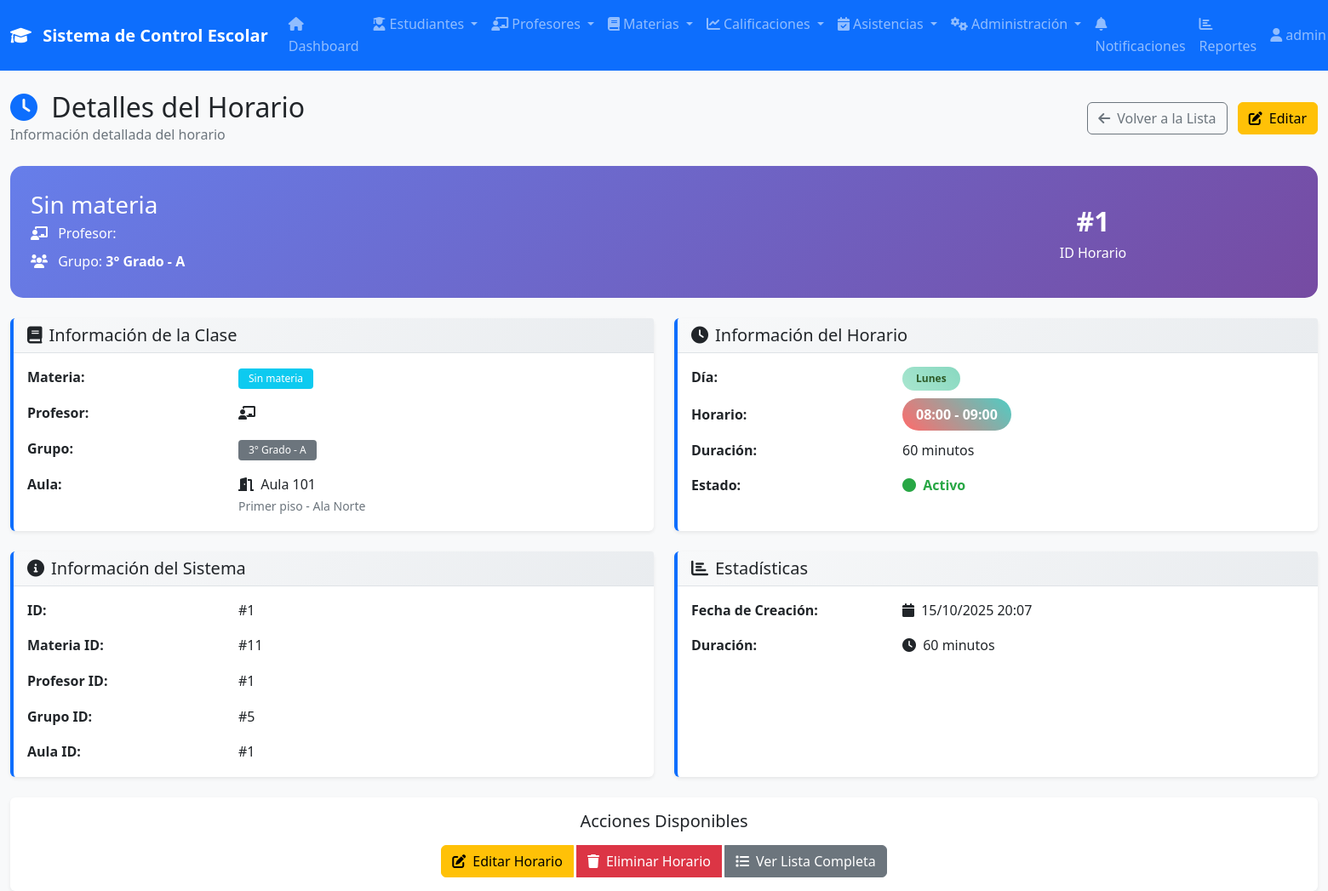
/modules/horarios/ver.php?id=1 (signed in), run on the app's committed database.
### tables this page shows
CREATE TABLE IF NOT EXISTS `horarios` (
  `id` int NOT NULL AUTO_INCREMENT,
  `materia_id` int NOT NULL,
  `profesor_id` int NOT NULL,
  `grupo_id` int NOT NULL,
  `aula_id` int NOT NULL,
  `dia_semana` enum('lunes','martes','miercoles','jueves','viernes','sabado') NOT NULL,
  `hora_inicio` time NOT NULL,
  `hora_fin` time NOT NULL,
  `estado` enum('activo','inactivo') NOT NULL DEFAULT 'activo',
  `fecha_creacion` timestamp NULL DEFAULT CURRENT_TIMESTAMP,
  PRIMARY KEY (`id`),
  KEY `materia_id` (`materia_id`),
  KEY `profesor_id` (`profesor_id`),
  KEY `grupo_id` (`grupo_id`),
  KEY `aula_id` (`aula_id`),
  KEY `idx_horarios_dia_hora` (`dia_semana`,`hora_inicio`)
);

CREATE TABLE IF NOT EXISTS `grados` (
  `id` int NOT NULL AUTO_INCREMENT,
  `nombre` varchar(50) NOT NULL,
  `descripcion` text,
  `estado` enum('activo','inactivo') NOT NULL DEFAULT 'activo',
  `fecha_creacion` timestamp NULL DEFAULT CURRENT_TIMESTAMP,
  PRIMARY KEY (`id`)
);

CREATE TABLE IF NOT EXISTS `grupos` (
  `id` int NOT NULL AUTO_INCREMENT,
  `nombre` varchar(10) NOT NULL,
  `grado_id` int NOT NULL,
  `capacidad` int DEFAULT '30',
  `estado` enum('activo','inactivo') NOT NULL DEFAULT 'activo',
  `fecha_creacion` timestamp NULL DEFAULT CURRENT_TIMESTAMP,
  PRIMARY KEY (`id`),
  KEY `grado_id` (`grado_id`)
);

CREATE TABLE IF NOT EXISTS `aulas` (
  `id` int NOT NULL AUTO_INCREMENT,
  `nombre` varchar(50) NOT NULL,
  `ubicacion` varchar(100) DEFAULT NULL,
  `capacidad` int DEFAULT '30',
  `tipo` enum('aula','laboratorio','biblioteca','gimnasio') NOT NULL DEFAULT 'aula',
  `estado` enum('activo','inactivo','mantenimiento') NOT NULL DEFAULT 'activo',
  `fecha_creacion` timestamp NULL DEFAULT CURRENT_TIMESTAMP,
  PRIMARY KEY (`id`)
);

### modules/horarios/ver.php (the view, shortened to what the rows shown need)
<?php
$page_title = 'Detalles del Horario';
$horario_id = isset($_GET['id']) ? (int)$_GET['id'] : 0;
try {
    $pdo = conectarDB();
    $sql = "
        SELECT
            h.*,
            m.nombre as materia_nombre,
            p.nombre as profesor_nombre, p.apellido_paterno as profesor_apellido,
            g.nombre as grupo_nombre, gr.nombre as grado_nombre,
            a.nombre as aula_nombre, a.ubicacion as aula_ubicacion
        FROM horarios h
        LEFT JOIN materias m ON h.materia_id = m.id
        LEFT JOIN profesores p ON h.profesor_id = p.id
        LEFT JOIN grupos g ON h.grupo_id = g.id
        LEFT JOIN grados gr ON g.grado_id = gr.id
        LEFT JOIN aulas a ON h.aula_id = a.id
        WHERE h.id = ?
    ";
    $stmt = $pdo->prepare($sql);
    $stmt->execute([$horario_id]);
    $horario = $stmt->fetch(PDO::FETCH_ASSOC);
} catch (Exception $e) {
    $_SESSION['error'] = 'Error al cargar los datos del horario: ' . $e->getMessage();
    redirect('index.php');
}
include __DIR__ . '/../../includes/navbar.php';
?>
<!DOCTYPE html>
<html lang="es">
<head>
    <link href="https://cdn.jsdelivr.net/npm/bootstrap@5.1.3/dist/css/bootstrap.min.css" rel="stylesheet">
    <link href="https://cdnjs.cloudflare.com/ajax/libs/font-awesome/6.0.0/css/all.min.css" rel="stylesheet">
    <link href="../../assets/css/style.css" rel="stylesheet">
</head>
<body>
    <div class="container-fluid mt-4">
        <div class="row">
            <div class="col-12">
                <div class="d-flex justify-content-between align-items-center mb-4">
                    <div>
                        <h2 class="mb-0">
                            <i class="fas fa-clock me-2 text-primary"></i>
                            <?php echo $page_title; ?>
                        </h2>
                    </div>
                </div>
                <div class="horario-header p-4 mb-4">
                    <div class="row align-items-center">
                        <div class="col-md-8">
                            <p class="mb-0">
                                <i class="fas fa-users me-2"></i>
                                Grupo: <strong><?php echo htmlspecialchars($horario['grado_nombre'] ?? '') . ' - ' . htmlspecialchars($horario['grupo_nombre'] ?? 'Sin grupo'); ?></strong>
                            </p>
                        </div>
                        <div class="col-md-4 text-end">
                            <div class="stat-item">
                                <div class="stat-value text-white">#<?php echo $horario['id']; ?></div>
                                <div>ID Horario</div>
                            </div>
                        </div>
                    </div>
                </div>
                <div class="row">
                    <div class="col-lg-6 mb-4">
                        <div class="card info-card h-100">
                            <div class="card-body">
                                <div class="row mb-3">
                                    <div class="col-sm-8">
                                        <span class="badge bg-secondary">
                                            <?php echo htmlspecialchars($horario['grado_nombre'] ?? '') . ' - ' . htmlspecialchars($horario['grupo_nombre'] ?? 'Sin grupo'); ?>
                                        </span>
                                    </div>
                                </div>
                                <div class="row">
                                    <div class="col-sm-4">
                                        <strong>Aula:</strong>
                                    </div>
                                    <div class="col-sm-8">
                                        <i class="fas fa-door-open me-1"></i>
                                        <?php echo htmlspecialchars($horario['aula_nombre'] ?? 'Sin aula'); ?>
                                        <?php if ($horario['aula_ubicacion']): ?>
                                        <br><small class="text-muted"><?php echo htmlspecialchars($horario['aula_ubicacion']); ?></small>
                                        <?php endif; ?>
                                    </div>
                                </div>
                            </div>
                        </div>
                    </div>
                    <div class="col-lg-6 mb-4">
                        <div class="card info-card h-100">
                            <div class="card-body">
                                <div class="row mb-3">
                                    <div class="col-sm-8">
                                        <span class="badge dia-badge">
                                            <?php echo ucfirst($horario['dia_semana']); ?>
                                        </span>
                                    </div>
                                </div>
                                <div class="row mb-3">
                                    <div class="col-sm-8">
                                        <span class="hora-badge">
                                            <?php echo date('H:i', strtotime($horario['hora_inicio'])); ?> -
                                            <?php echo date('H:i', strtotime($horario['hora_fin'])); ?>
                                        </span>
                                    </div>
                                </div>
                                <div class="row mb-3">
                                    <div class="col-sm-4">
                                        <strong>Duración:</strong>
                                    </div>
                                    <div class="col-sm-8">
                                        <?php
                                        $inicio = strtotime($horario['hora_inicio']);
                                        $fin = strtotime($horario['hora_fin']);
                                        $duracion = ($fin - $inicio) / 60;
                                        echo $duracion . ' minutos';
                                        ?>
                                    </div>
                                </div>
                                <div class="row">
                                    <div class="col-sm-8">
                                        <?php
                                        $clase_estado = $horario['estado'] === 'activo' ? 'estado-activo' : 'estado-inactivo';
                                        ?>
                                        <span class="<?php echo $clase_estado; ?>">
                                            <i class="fas fa-circle me-1"></i>
                                            <?php echo ucfirst($horario['estado']); ?>
                                        </span>
                                    </div>
                                </div>
                            </div>
                        </div>
                    </div>
                    <div class="col-lg-6 mb-4">
                        <div class="card info-card h-100">
                            <div class="card-body">
                                <div class="row mb-3">
                                    <div class="col-sm-4">
                                        <strong>ID:</strong>
                                    </div>
                                    <div class="col-sm-8">
                                        #<?php echo $horario['id']; ?>
                                    </div>
                                </div>
                                <div class="row mb-3">
                                    <div class="col-sm-4">
                                        <strong>Materia ID:</strong>
                                    </div>
                                    <div class="col-sm-8">
                                        #<?php echo $horario['materia_id']; ?>
                                    </div>
                                </div>
                                <div class="row mb-3">
                                    <div class="col-sm-4">
                                        <strong>Profesor ID:</strong>
                                    </div>
                                    <div class="col-sm-8">
                                        #<?php echo $horario['profesor_id']; ?>
                                    </div>
                                </div>
                                <div class="row mb-3">
                                    <div class="col-sm-4">
                                        <strong>Grupo ID:</strong>
                                    </div>
                                    <div class="col-sm-8">
                                        #<?php echo $horario['grupo_id']; ?>
                                    </div>
                                </div>
                                <div class="row">
                                    <div class="col-sm-4">
                                        <strong>Aula ID:</strong>
                                    </div>
                                    <div class="col-sm-8">
                                        #<?php echo $horario['aula_id']; ?>
                                    </div>
                                </div>
                            </div>
                        </div>
                    </div>
                    <div class="col-lg-6 mb-4">
                        <div class="card info-card h-100">
                            <div class="card-body">
                                <div class="row mb-3">
                                    <div class="col-sm-4">
                                        <strong>Fecha de Creación:</strong>
                                    </div>
                                    <div class="col-sm-8">
                                        <i class="fas fa-calendar me-1"></i>
                                        <?php echo date('d/m/Y H:i', strtotime($horario['fecha_creacion'])); ?>
                                    </div>
                                </div>
                                <div class="row">
                                    <div class="col-sm-4">
                                        <strong>Duración:</strong>
                                    </div>
                                    <div class="col-sm-8">
                                        <i class="fas fa-clock me-1"></i>
                                        <?php echo $duracion; ?> minutos
                                    </div>
                                </div>
                            </div>
                        </div>
                    </div>
                </div>
            </div>
        </div>
    </div>
</body>
</html>

### data on the page
horarios: grados.nombre "3° Grado", grupo.nombre "A", id "1", aula.nombre "Aula 101", aula.ubicacion "Primer piso - Ala Norte", dia_semana "Lunes", hora_inicio "08:00", hora_fin "09:00", duracion "60", estado "Activo", materia "11", profesor "1", grupo "5", aula "1", fecha_creacion "15/10/2025 20:07"

### other printed values
SITE_NAME "Sistema de Control Escolar"
$_SESSION['username'] "admin…"
$page_title "Detalles del Horario"
$horario['materia_nombre'] "Sin materia"
